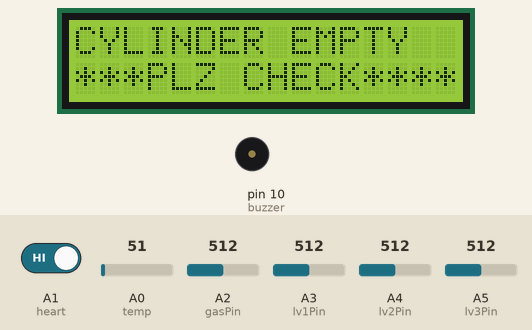
Simulated run of this sketch. Board: Arduino Mega 2560, built with avr-gcc and run on an emulated ATmega2560. On the bench: 16×2 character LCD, buzzer (waves = sounding, pin HIGH). Inputs (shaded band) come from the test bench; at power-on: A2 (gasPin) = 512, A1 (heart) HIGH, A0 (temp) = 51, A3 (lv1Pin) = 512, A4 (lv2Pin) = 512, A5 (lv3Pin) = 512. WiFi joins after 1.5 s; servers stay silent unless stated; uploads are accepted with an empty reply; random numbers use the default seed unless the sketch sets one; what the sketch prints to the serial monitor is not drawn.

Above: at 6.2 s.
6.3 s: A2 (gasPin) set to 490
At 14.5 s:
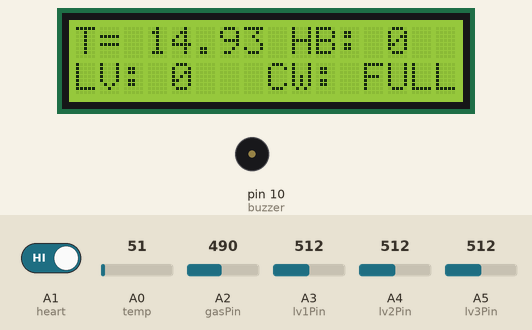
14.6 s: A1 (heart) driven LOW
At 20.1 s:
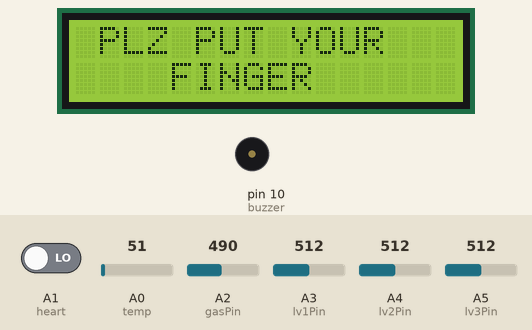
26.8 s: A0 (temp) set to 136
At 37.1 s:
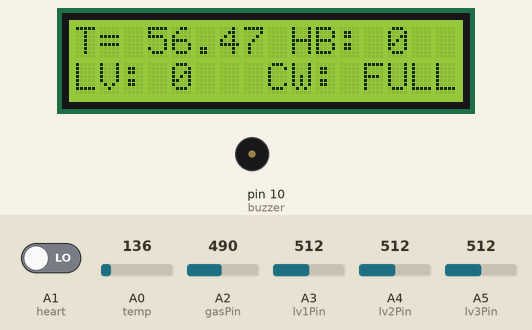
37.7 s: A0 (temp) set to 165
At 43.0 s:
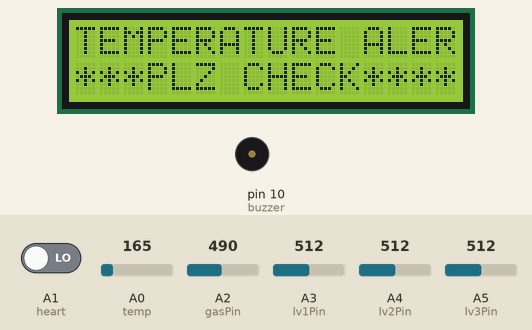
49.9 s: A3 (lv1Pin) set to 319
54.1 s: A3 (lv1Pin) set to 294
At 63.2 s:
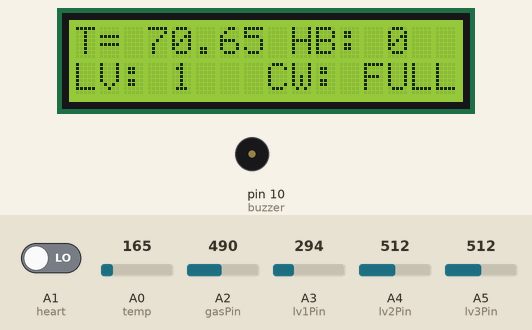
Timing chart, 0 to 67.3 s (numbered marks = the images above; inputs shaded):
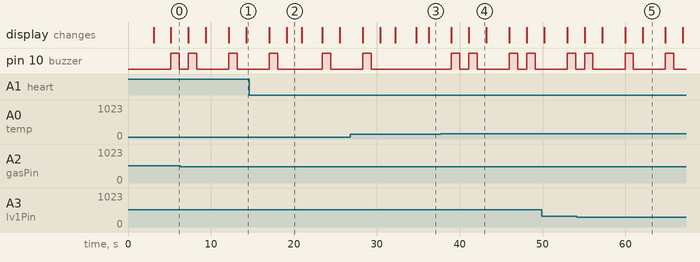

The sketch:

health_monitoring_with_force_and_level_ambest_server.ino
```cpp
/*
 * WIRELESS HEALTH CARE SYSTEM -
 *
 * http://projectsiot.xyz/IoTProjects/MonitorHealth/view.php
 *
 * http://projectsiot.xyz/IoTProjects/MonitorHealth/upload.php?a=50&b=50&c=1&d=N
 *
 * hotspot name : project12
 * hotspot possword : project123456
 */

#include "WiFiEsp.h"
#include<String.h>
#include <LiquidCrystal.h>

// Emulate Serial1 on pins 6/7 if not present
#ifndef HAVE_HWSERIAL1
#include "SoftwareSerial.h"
SoftwareSerial Serial1(12, 13); // RX, TX
#endif
LiquidCrystal lcd (2,3,4,5,6,7);

#define buzzer 10
#define temp A0
#define heart A1
#define gasPin A2
#define lv1Pin A3
#define lv2Pin A4
#define lv3Pin A5

unsigned int gas,lv1,lv2,lv3;
unsigned int flag = 0;
String hbvalue = "N";

String g1 = "\0";

float temp1=0.0;
String read_msg = "\0";

String otp[11] = {"62","72","71","75","97","79","92","79","95","83","99"} ;
unsigned int no = 0;
unsigned hb = 0;
unsigned temp2 = 0;
String g = "N";
String lv = "0";
String h = "N";

void beep()
{
   digitalWrite(buzzer, HIGH);
   delay(1000);
    digitalWrite(buzzer, LOW);
    delay(100);
}

void showprojectname ()
{
  lcd.clear();
    lcd.setCursor(0,0);
    lcd.print("HEALTH            ");
    lcd.setCursor(0,1);
    lcd.print("MONITORING S/M     ");
  delay(3000);

}

char ssid[] = "project12";            // your network SSID (name)
char pass[] = "project123456";        // your network password
int status = WL_IDLE_STATUS;     // the Wifi radio's status

char server[] = "projectsiot.xyz";
char server1[] = "sms.scubedigi.com";

String A = "GET /IoTProjects/PatientHealth/upload.php?a=";
String Z = " HTTP/1.1";
String iot = "\0";

// Initialize the Ethernet client object
WiFiEspClient client;


void setup() {
  // put your setup code here, to run once:
Serial.begin(9600);
lcd.begin(16,2);

 Serial.println("power up");
showprojectname ();

pinMode(gasPin,INPUT);
pinMode(lv1Pin,INPUT);
pinMode(lv2Pin,INPUT);
pinMode(lv3Pin,INPUT);
pinMode(buzzer,OUTPUT);
pinMode(temp,INPUT);
pinMode(heart,INPUT);


  // initialize serial for ESP module
  Serial1.begin(9600);
  // initialize ESP module
  WiFi.init(&Serial1);


  // check for the presence of the shield
  if (WiFi.status() == WL_NO_SHIELD) {
    Serial.println(F("WiFi shield not present"));
    // don't continue
      lcd.clear();
    lcd.setCursor(0,0);
    lcd.print("WIFI NT DETECTED");
    lcd.setCursor(0,1);
    lcd.print("PLEASE CHECK....");
  delay(200);
    while (true);
  }

  // attempt to connect to WiFi network
  while ( status != WL_CONNECTED) {
    Serial.print(F("Attempting to connect to WPA SSID: "));
    Serial.println(ssid);
      lcd.clear();
    lcd.setCursor(0,0);
    lcd.print(" CONNECTING TO  ");
    lcd.setCursor(3,1);
    lcd.print(ssid);
  delay(200);
    // Connect to WPA/WPA2 network
    status = WiFi.begin(ssid, pass);
  }

  // you're connected now, so print out the data
  Serial.println(F("You're connected to the network"));

    Serial.println(F("sending data ---1 "));
    Serial.println(F("Starting connection to server..."));
    // if you get a connection, report back via serial
    if (client.connect(server, 80)) {
      Serial.println(F("Connected to server"));
      // Make a HTTP request
      //client.println("GET /IoTProjects/PatientHealth/upload.php?a=U&b=0&c=E&d=L HTTP/1.1");
    Serial.println(A+'U'+"&b="+String(hbvalue)+"&c="+lv+"&d="+g+Z);
    client.println(A+'U'+"&b="+String(hbvalue)+"&c="+lv+"&d="+g+Z);

      client.println("Host: projectsiot.xyz");
      client.println("Connection: close");
      client.println();
    }
    client.flush();
     client.stop();

Serial.println(F("PLEASE SHOW CARD "));
}

void loop() {


 no = random(11);
 hbvalue = "N";

temp2 = analogRead(temp); //read data from analog pin A1.
float V=temp2*(5/(1023.00)); //conversion of analog voltage to digital voltage.
  temp1=V*100; //temperature in centigrade scale.
temp1 = temp1 - 10;

Serial.print("temperature is = "); Serial.println(temp1);
delay(50);
Serial.print("heart = "); Serial.println(digitalRead(heart));

gas = analogRead(gasPin);
lv1 = analogRead(lv1Pin);
lv2 = analogRead(lv2Pin);
lv3 = analogRead(lv3Pin);
delay(50);
Serial.print(F("gas = ")); Serial.println(gas);
Serial.print(F("lv1 = ")); Serial.println(lv1);
Serial.print(F("lv2 = ")); Serial.println(lv2);
Serial.print(F("lv3 = ")); Serial.println(lv3);

if(gas > 500)
{

flag = 1;
g1 = "EMPTY";
Serial.println(F("gas alert........"));
lcd.clear();
    lcd.setCursor(0,0);
    lcd.print("CYLINDER EMPTY       ");
    lcd.setCursor(0,1);
    lcd.print("***PLZ CHECK****");
    beep ();
    g = 'N';
  Serial.print("G = "); Serial.println(g);
  delay(1000);
}
else
{
Serial.println(F("cylinder normal  "));
  g = 'Y';
g1 = "FULL";
  Serial.print("g = "); Serial.println(g);

}
/////////////////////////////////

if ((lv1 < 300) && (lv2 < 300) && (lv3 < 300))
{
  flag = 1;
lv = '3';
}
else if ((lv1 < 300) && (lv2 < 300) && (lv3 > 300))
{
  flag = 1;
lv = '2';
}
else if ((lv1 < 300) && (lv2 > 300) && (lv3 > 300))
{
  flag = 1;
lv = '1';
}
else if ((lv1 > 300) && (lv2 > 300) && (lv3 > 300))
{
  flag = 1;
lv = '0';
lcd.clear();
    lcd.setCursor(0,0);
    lcd.print(" CELINE - EMPTY ");
    lcd.setCursor(0,1);
    lcd.print("***PLZ CHECK****");
    beep ();
  delay(1000);
}
 if(temp1>65)
{
flag = 1;

lcd.clear();
    lcd.setCursor(0,0);
    lcd.print("TEMPERATURE ALERT");
    lcd.setCursor(0,1);
    lcd.print("***PLZ CHECK****");
    beep ();
  delay(1000);
}

else if (!(digitalRead(heart)))
{

flag = 1;
  lcd.clear();
     lcd.setCursor(0,0);
    lcd.print(" PLZ PUT YOUR  ");
      lcd.setCursor(0,1);
    lcd.print("    FINGER     ");
    delay(1800);
    lcd.clear();
    lcd.setCursor(0,0);
    lcd.print("CALCULATING.....");
  delay(2000);

  hb = otp[no].toInt();
 Serial.print("otp is = "); Serial.println(hb);

hbvalue = String(hb);

 delay(500);


  if ((hb>95)||(hb<70))
  {
  lcd.clear();
  lcd.print("HEART BEAT ALERT");
    lcd.setCursor(0,1);
    lcd.print("HB = ");
    lcd.setCursor(6,1);
    lcd.print(hb);
beep ();
delay(1000);
  }
  else
  {

  lcd.clear();
  lcd.print("HEART BEAT NORMAL");
    lcd.setCursor(0,1);
    lcd.print("H BEAT = ");
    lcd.setCursor(10,1);
    lcd.print(hb);
  delay(1500);

  }
}
//Serial.println("last F = "); Serial.println(f);
//if ((f == 'F')&&(temp1 <= 65)){
  lcd.clear();
    lcd.setCursor(0,0);
    lcd.print("T= "+String(temp1)+" HB: 0");
    lcd.setCursor(0,1);
    lcd.print("LV: "+ lv + "   CW: " + g1);
delay(300);

//}

iot = A;
 // Serial.print(F("iot = ")); Serial.println(iot);
iot += String(temp1);
  //Serial.print(F("iot = ")); Serial.println(iot);
iot += "&b=";
  //Serial.print(F("iot = ")); Serial.println(iot);
iot += String(hbvalue);
  //Serial.print(F("iot = ")); Serial.println(iot);
iot += "&c=";
//Serial.print(F("iot = ")); Serial.println(iot);
iot += lv;
//Serial.print(F("iot = ")); Serial.println(iot);
iot += "&d=";
//Serial.print(F("iot = ")); Serial.println(iot);
iot += g;
//Serial.print(F("iot = ")); Serial.println(iot);
iot += Z;
//Serial.print(F("iot = ")); Serial.println(iot);

  // iot = A+String(temp1)+"&b="+String(hb)+"&c="+f+"&d="+lv+Z;

        Serial.println(iot);
       sndit ();

} // loop


void lcdstring (unsigned int a, unsigned int b, String data)
{
  // lcd.clear();
  lcd.setCursor(a, b);
  lcd.print(data);
}
void sndit ()
{

  Serial.print(F("A = ")); Serial.println(iot);

  // if the server's disconnected, stop the client
  if (!client.connected()) {
    Serial.println(F("Disconnecting from server..."));
    client.stop();

    // do nothing forevermore
    //while (true);
  }
  client.stop();
  client.flush();

  for (int x = 0; x < 2; x++)
  {
    delay(1000);
    Serial.println(x, DEC);
  }
  Serial.println(F("Starting connection to server..."));
  // if you get a connection, report back via serial
  if (client.connect(server, 80)) {
    Serial.println(F("Connected to server"));
    // Make a HTTP request

    //client.println("GET /IoTProjects/TollBooth/tollbooth.php?a=A&b=5&c=6&d=3 HTTP/1.1");

    client.println(A+String(temp1)+"&b="+String(hbvalue)+"&c="+lv+"&d="+g+Z);

    client.println("Host: projectsiot.xyz");
    client.println("Connection: close");
    client.println();
    iot = "\0";
  }

}
```

Measured:
- the behaviour switches between 501 and 500 on A2 (gasPin) (found by bisection; images 0 and 1)
- the behaviour switches between 153 and 154 on A0 (temp) (found by bisection; images 3 and 4)
- the behaviour switches between 301 and 300 on A3 (lv1Pin) (found by bisection; images 4 and 5)
- by itself, pin 10 (buzzer): alternates HIGH for 1.0 s and LOW for 3.9 s
- what the display in image 2 shows lasts 1.8 s, from 19.1 s to 20.9 s
- what the display in image 4 shows lasts 2.1 s, from 41.1 s to 43.2 s
